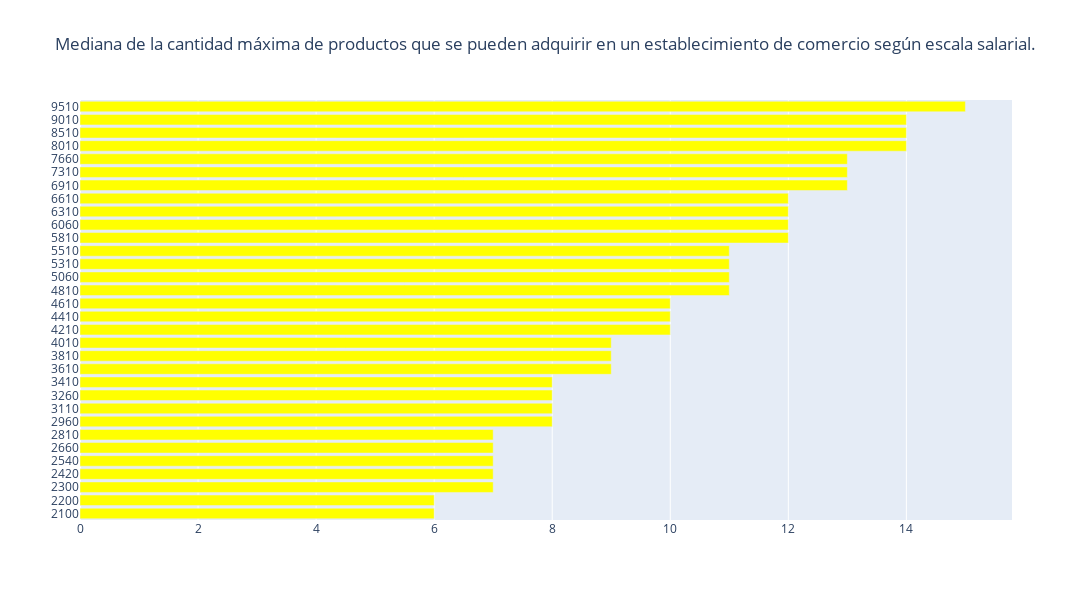

Notebook code for this chart:
### Markdown cell above
¿ Se he preguntado cuál es la cantidad máxima de productos que puede adquirir en un establecimiento de comercio de los nuevos actores económicos sea Privado o Estatal? Pues las cifras son tanto impresionanetes como decepcionantes ya que con el salario mínimo de 2100 cup apenas podrá comprar más de 5 productos y hasta más de 15 productos con un salario superior a los 9000 cup dependiendo del lugar en los adquiera. Dando a demostrar la famosa frase: "¡ Hay comida, lo que no hay es dinero !".

### Code cell
code.max_bar()

### Figure 1 — Plotly figure (JSON) as saved in the notebook; plotly's stock layout.template omitted (floating-point values rounded to 4 significant figures)
{"data": [{"marker": {"color": "yellow"}, "orientation": "h", "type": "bar", "x": [6, 6, 7, 7, 7, 7, 7, 8, 8, 8, 8, 9, 9, 9, 10, 10, 10, 11, 11, 11, 11, 12, 12, 12, 12, 13, 13, 13, 14, 14, 14, 15], "y": [0, 1, 2, 3, 4, 5, 6, 7, 8, 9, 10, 11, 12, 13, 14, 15, 16, 17, 18, 19, 20, 21, 22, 23, 24, 25, 26, 27, 28, 29, 30, 31]}], "layout": {"height": 600, "title": {"text": "Mediana de la cantidad máxima de productos que se pueden adquirir en un establecimiento de comercio según escala salarial."}, "width": 1200, "yaxis": {"tickangle": 0, "ticktext": [2100, 2200, 2300, 2420, 2540, 2660, 2810, 2960, 3110, 3260, 3410, 3610, 3810, 4010, 4210, 4410, 4610, 4810, 5060, 5310, 5510, 5810, 6060, 6310, 6610, 6910, 7310, 7660, 8010, 8510, 9010, 9510], "tickvals": [0, 1, 2, 3, 4, 5, 6, 7, 8, 9, 10, 11, 12, 13, 14, 15, 16, 17, 18, 19, 20, 21, 22, 23, 24, 25, 26, 27, 28, 29, 30, 31]}}}
